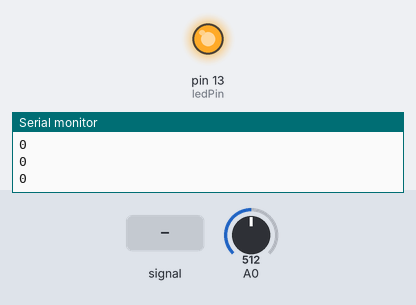
Simulated run of this sketch. Board: Arduino Uno, built with avr-gcc and run on an emulated ATmega328P. Parts: output pins drawn as LEDs (lit = HIGH), the last lines printed to the serial monitor. The inputs (shaded band) are chosen by the test bench; at power-on: A0 = 512.

Above: at 1.2 s.
1.3 s: A0 fed a 200 Hz sine of ±81 counts around its level
At 2.6 s:
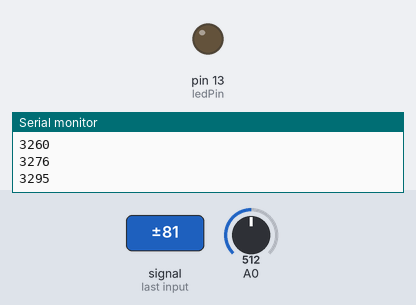
Timing chart, 0 to 4.3 s (numbered marks = the images above; inputs shaded):
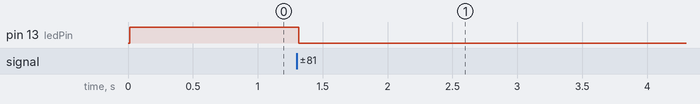

Measured:
- after the input at 1.3 s, pin 13 (ledPin): HIGH → LOW at once

The sketch:

sketch_sound.ino
```cpp
const int ledPin = 13;            //the code will flash the LED in pin 13
const int middleValue = 512;      //the middle of the range of analog values
const int numberOfSamples = 128;  //how many readings will be taken each time

int sample;                       //the value read from microphone each time
long signal;                      //the reading once you have removed DC offset
long averageReading;              //the average of that loop of readings

long runningAverage=0;          //the running average of calculated values
const int averagedOver= 8;     //how quickly new values affect running average
                                //bigger numbers mean slower

const int threshold=400;        //at what level the light turns on

void setup() {
  pinMode(ledPin, OUTPUT);
  Serial.begin(9600);
}

void loop() {
  long sumOfSquares = 0;
  for (int i=0; i<numberOfSamples; i++) { //take many readings and average them
    sample = analogRead(0);               //take a reading
    signal = (sample - middleValue);      //work out its offset from the center
    signal *= signal;                     //square it to make all values positive
    sumOfSquares += signal;               //add to the total
  }
  averageReading = sumOfSquares/numberOfSamples;     //calculate running average
  runningAverage=(((averagedOver-1)*runningAverage)+averageReading)/averagedOver;

  if (runningAverage<threshold){         //is average more than the threshold ?
    digitalWrite(ledPin, HIGH);          //if it is turn on the LED
  }else{
    digitalWrite(ledPin, LOW);           //if it isn't turn the LED off
  }
  Serial.println(runningAverage);        //print the value so you can check it
}
```
